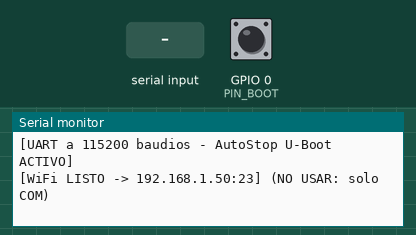
Simulated run of this sketch. Board: ESP32-S3. On the bench: the last lines printed to the serial monitor. The test bench sets the inputs (shaded band); at power-on: GPIO 0 (PIN_BOOT) HIGH. WiFi joins after 1.5 s; servers stay silent unless stated.

Above: at 2.7 s.
2.8 s: "1" received over Serial
At 3.8 s:
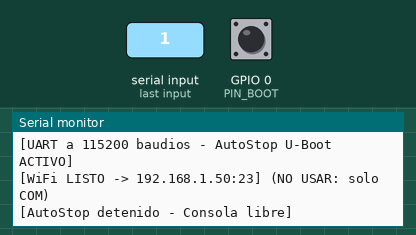
4.3 s: "1" received over the second serial link
At 5.0 s:
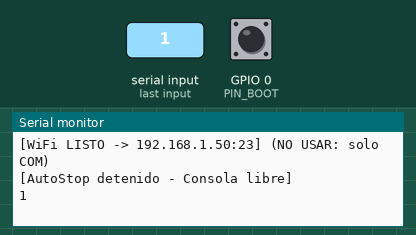
5.8 s: GPIO 0 (PIN_BOOT) pulled LOW for 3.2 s
At 8.5 s:
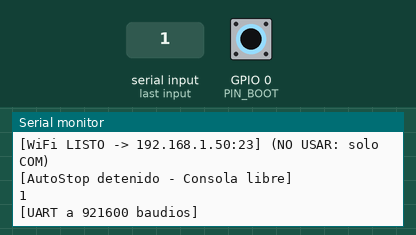
10.5 s: "0" received over the second serial link
At 10.9 s:
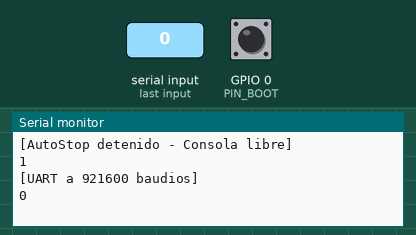

Measured:
- after the input at 2.8 s, the serial monitor: prints a new line at once (image 1)
- after the input at 4.3 s, the serial monitor: prints a new line at once (image 2)
- after the input at 5.8 s, the serial monitor: prints a new line after 1.5 s (image 3)
- after the input at 10.5 s, the serial monitor: prints a new line at once (image 4)

The sketch:

esp32_uart_bridge.ino
```cpp
// Puente USB (COM) <-> UART para ESP32-S3 N16R8
// Pantalla TX -> GPIO18 (RX del ESP)
// ESP GPIO17 (TX) -> RX de la pantalla (con 1k en serie)
// GND del ESP -> GND de la pantalla
//
// SOLO USB SERIE (COM). El modo WiFi/Telnet se conserva como referencia, pero
// no funciono: Tera Term conectaba por WiFi, no mostraba los comandos
// escritos y la consola no respondia de forma fiable. Usar siempre el COM.
//
// IMPORTANTE: sustituir los valores de WiFi SOLO si se quiere experimentar.
// No son las credenciales reales y no son necesarias para el volcado.

#include <WiFi.h>

// --- CONFIGURACION WIFI (NO USAR; solo referencia) ---
const char* ssid     = "TU_WIFI_SSID";
const char* password = "TU_WIFI_PASSWORD";
const uint16_t PUERTO_TCP = 23;

WiFiServer server(PUERTO_TCP);
WiFiClient client;

#define PIN_RX   18
#define PIN_TX   17
#define PIN_BOOT 0

const unsigned long BAUDS[] = {115200, 921600, 1500000, 57600, 230400, 9600};
const int N_BAUDS = sizeof(BAUDS) / sizeof(BAUDS[0]);
int idx = 0;                      // 115200 por defecto
uint8_t buf[512];
bool autoStopUboot = true;        // se apaga al recibir cualquier tecla desde el PC

void abrirUart() {
  Serial1.end();
  Serial1.setRxBufferSize(16384);
  Serial1.begin(BAUDS[idx], SERIAL_8N1, PIN_RX, PIN_TX);
}

void logDual(const char* msg) {
  Serial.print(msg);
  if (client && client.connected()) client.print(msg);
}

void setup() {
  Serial.begin(115200);
  pinMode(PIN_BOOT, INPUT_PULLUP);
  abrirUart();

  WiFi.mode(WIFI_STA);
  WiFi.begin(ssid, password);
  unsigned long inicio = millis();
  while (WiFi.status() != WL_CONNECTED && millis() - inicio < 15000) delay(250);
  if (WiFi.status() == WL_CONNECTED) {
    server.begin();
    server.setNoDelay(true);
  }
}

void loop() {
  static bool conectadoUSB = false;
  if (Serial && !conectadoUSB) {
    conectadoUSB = true;
    delay(200);
    Serial.printf("\r\n[UART a %lu baudios - AutoStop U-Boot ACTIVO]\r\n", BAUDS[idx]);
    if (WiFi.status() == WL_CONNECTED)
      Serial.printf("[WiFi LISTO -> %s:%d] (NO USAR: solo COM)\r\n",
                    WiFi.localIP().toString().c_str(), PUERTO_TCP);
    else
      Serial.println("[WiFi ERROR -> no se pudo conectar; usar COM]");
  }
  if (!Serial) conectadoUSB = false;

  if (server.hasClient()) {
    if (!client || !client.connected()) {
      if (client) client.stop();
      client = server.available();
      client.setNoDelay(true);
      client.printf("\r\n[Conectado por WiFi | UART a %lu baudios | AutoStop: %s]\r\n",
                    BAUDS[idx], autoStopUboot ? "ACTIVO" : "DETENIDO");
    } else {
      WiFiClient rechazo = server.available();
      rechazo.println("\r\n[Ocupado: ya hay otra sesion conectada]");
      rechazo.stop();
    }
  }

  // Ráfaga cada 10 ms para atrapar U-Boot antes de "Starting kernel"
  static unsigned long tBurst = 0;
  if (autoStopUboot && (millis() - tBurst >= 10)) {
    Serial1.write(' ');
    tBurst = millis();
  }

  // UART -> PC (USB y WiFi)
  int n = Serial1.available();
  if (n > 0) {
    n = Serial1.readBytes(buf, min(n, (int)sizeof(buf)));
    Serial.write(buf, n);
    if (client && client.connected()) client.write(buf, n);
  }

  // PC (USB) -> UART
  n = Serial.available();
  if (n > 0) {
    if (autoStopUboot) {
      autoStopUboot = false;
      logDual("\r\n[AutoStop detenido - Consola libre]\r\n");
    }
    n = Serial.readBytes(buf, min(n, (int)sizeof(buf)));
    Serial1.write(buf, n);
  }

  // PC (WiFi) -> UART (solo referencia)
  if (client && client.connected()) {
    n = client.available();
    if (n > 0) {
      if (autoStopUboot) {
        autoStopUboot = false;
        logDual("\r\n[AutoStop detenido - Consola libre]\r\n");
      }
      n = client.read(buf, min(n, (int)sizeof(buf)));
      Serial1.write(buf, n);
    }
  }

  // BOOT: cambiar velocidad con pulsación larga (1,5 s)
  static unsigned long tPress = 0;
  static bool cambiado = false;
  if (digitalRead(PIN_BOOT) == LOW) {
    if (tPress == 0) tPress = millis();
    if (!cambiado && millis() - tPress >= 1500) {
      cambiado = true;
      idx = (idx + 1) % N_BAUDS;
      abrirUart();
      char msg[64];
      snprintf(msg, sizeof(msg), "\r\n[UART a %lu baudios]\r\n", BAUDS[idx]);
      logDual(msg);
    }
  } else {
    tPress = 0;
    cambiado = false;
  }
}
```
